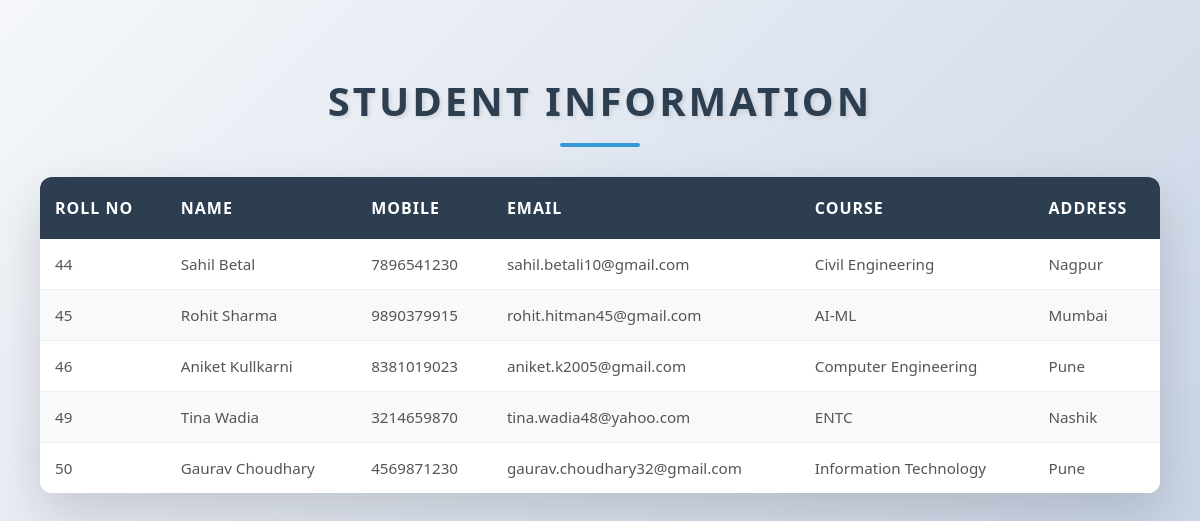
The page /students/ on the database its author committed.
### student_app/models.py (models this page shows, shortened)
class Student(models.Model):
    roll_no = models.IntegerField(primary_key=True)
    name = models.CharField(max_length=100)
    mobile = models.CharField(max_length=15)
    email = models.EmailField()
    course = models.CharField(max_length=50)
    address = models.TextField()

### student_app/views.py (the view)
# urls.py: path('students/', views.student_list, name='student_list'),
def student_list(request):
    students = Student.objects.all()
    return render(request, 'student_app/student_list.html', {'students': students})

### student_app/templates/student_app/student_list.html (shortened to what this page needs)
<!DOCTYPE html>
<html>
<head>
</head>
<body>
<h2>Student Information</h2>
<div class="table-container">
<table>
    <thead>
    <tr>
        <th>Roll No</th>
        <th>Name</th>
        <th>Mobile</th>
        <th>Email</th>
        <th>Course</th>
        <th>Address</th>
    </tr>
    </thead>
    <tbody>
    {% for student in students %}
    <tr>
        <td>{{ student.roll_no }}</td>
        <td>{{ student.name }}</td>
        <td>{{ student.mobile }}</td>
        <td>{{ student.email }}</td>
        <td>{{ student.course }}</td>
        <td>{{ student.address }}</td>
    </tr>
    {% endfor %}
    </tbody>
</table>
</div>
</body>
</html>

### student_app/templates/student_app/student_list.html (style rules this page uses)
* { box-sizing: border-box; }
body { font-family: 'Segoe UI', Tahoma, Geneva, Verdana, sans-serif; background: linear-gradient(135deg, #f5f7fa 0%, #c3cfe2 100%); min-height: 100vh; margin: 0; padding: 40px; display: flex; flex-direction: column; align-items: center; }
h2 { color: #2c3e50; font-size: 2.5rem; margin-bottom: 30px; text-align: center; text-transform: uppercase; letter-spacing: 3px; text-shadow: 2px 2px 4px rgba(0,0,0,0.1); position: relative; }
h2::after { content: ''; display: block; width: 80px; height: 4px; background: #3498db; margin: 15px auto 0; border-radius: 2px; }
.table-container { width: 100%; max-width: 1200px; overflow-x: auto; box-shadow: 0 20px 50px rgba(0,0,0,0.15); border-radius: 12px; background-color: #fff; }
table { width: 100%; border-collapse: collapse; background-color: #fff; overflow: hidden; }
thead { background-color: #2c3e50; color: #fff; }
th { padding: 20px 15px; text-align: left; font-weight: 600; font-size: 1rem; text-transform: uppercase; letter-spacing: 1px; }
td { padding: 15px; color: #555; border-bottom: 1px solid #eee; font-size: 0.95rem; }
tr:last-child td { border-bottom: none; }
tbody tr { transition: all 0.2s ease-in-out; }
tbody tr:nth-child(even) { background-color: #f8f9fa; }

### rows shown on the page
Student: roll_no "44", name "Sahil Betal", mobile "7896541230", email "sahil.betali10@gmail.com", course "Civil Engineering", address "Nagpur"
Student: roll_no "45", name "Rohit Sharma", mobile "9890379915", email "rohit.hitman45@gmail.com", course "AI-ML", address "Mumbai"
Student: roll_no "46", name "Aniket Kullkarni", mobile "8381019023", email "aniket.k2005@gmail.com", course "Computer Engineering", address "Pune"
Student: roll_no "49", name "Tina Wadia", mobile "3214659870", email "tina.wadia48@yahoo.com", course "ENTC", address "Nashik"
Student: roll_no "50", name "Gaurav Choudhary", mobile "4569871230", email "gaurav.choudhary32@gmail.com", course "Information Technology", address "Pune"
